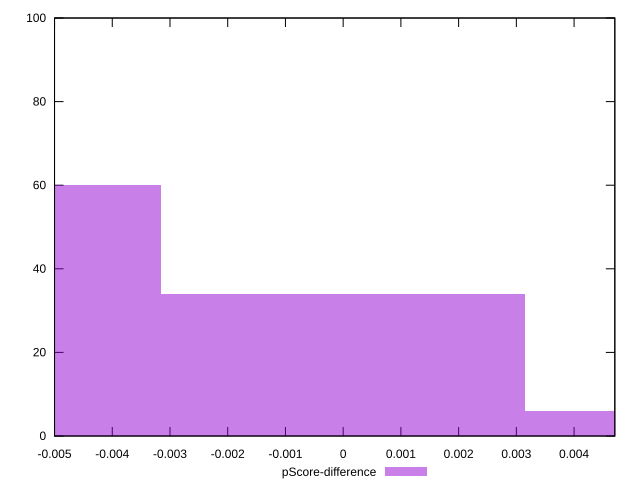

Generate this figure with gnuplot:
reset

$pScoreDifference <<EOF
0 34
-0.0063074060442150585 60
0.0063074060442150585 6
EOF

set key outside below
set boxwidth 0.0063074060442150585
set xrange [-0.0050000000000000044:0.004705882352941171]
set yrange [0:100]
set trange [0:100]
set style fill transparent solid 0.5 noborder
set terminal svg size 640, 490 enhanced background rgb 'white'
set output "report_00021_2021-02-20T09:16:39.615Z/unused-css-rules/samples/pages/pScore-difference/histogram.svg"

plot $pScoreDifference title "pScore-difference" with boxes

reset
